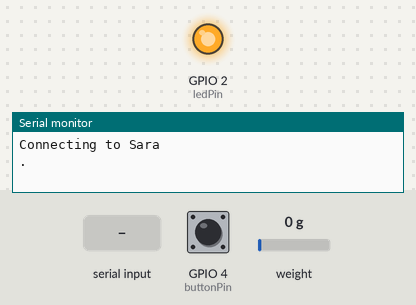
A sketch run on a simulated ESP32. On the bench: output pins drawn as LEDs (lit = HIGH), the last lines printed to the serial monitor. Inputs (shaded band) come from the test bench; at power-on: GPIO 4 (buttonPin) HIGH, weight on the scale 0 g. WiFi joins after 1.5 s; servers stay silent unless stated; EEPROM starts erased; no MQTT or app messages arrive unless stated.

Above: at 1.1 s.
At 6.0 s:
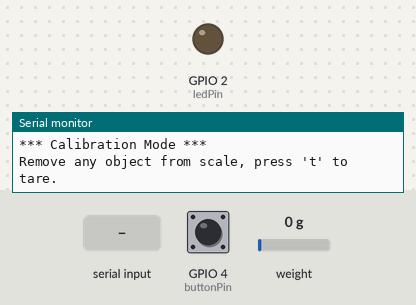
6.1 s: "rpi/broadcast" received over Serial
7.6 s: "90,45\n" received over Serial
Timing chart, 0 to 10.6 s (numbered marks = the images above; inputs shaded):
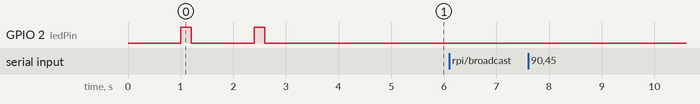

The sketch:

Weight_MQTT_ESP32.ino
```cpp
#include <WiFi.h>
#include <PubSubClient.h>
#include <HX711_ADC.h>
#include <EEPROM.h>

// WiFi & MQTT setup
const char* ssid = "Sara";
const char* password = "12345678";
const char* mqtt_server = "192.168.100.145";

WiFiClient espClient;
PubSubClient client(espClient);

// HX711_ADC pins
const int HX711_dout = 16; // DT
const int HX711_sck = 17;  // SCK
HX711_ADC LoadCell(HX711_dout, HX711_sck);

// EEPROM settings
const int calVal_eepromAdress = 0;
float calibrationValue;

// Button for tare and calibration
const int buttonPin = 4;
#define ledPin 2

bool requestWeight = false;
unsigned long lastPressTime = 0;

void blink_led(int times, int duration) {
  for (int i = 0; i < times; i++) {
    digitalWrite(ledPin, HIGH);
    delay(duration);
    digitalWrite(ledPin, LOW);
    delay(200);
  }
}

void setup_wifi() {
  Serial.print("Connecting to ");
  Serial.println(ssid);
  WiFi.begin(ssid, password);

  int attempts = 0;
  while (WiFi.status() != WL_CONNECTED) {
    delay(1000);
    Serial.print(".");
    blink_led(1, 200);
    if (++attempts > 10) {
      ESP.restart();
    }
  }

  Serial.println("\nWiFi connected");
  Serial.print("IP: ");
  Serial.println(WiFi.localIP());
}

void callback(char* topic, byte* message, unsigned int length) {
  String msg;
  for (int i = 0; i < length; i++) msg += (char)message[i];

  Serial.print("Received [");
  Serial.print(topic);
  Serial.print("]: ");
  Serial.println(msg);

  if (String(topic) == "rpi/broadcast" && msg == "weight") {
    requestWeight = true;
  }
}

void connect_mqtt() {
  while (!client.connected()) {
    Serial.print("Attempting MQTT connection...");
    if (client.connect("ESP32_weight_client")) {
      Serial.println("connected");
      client.subscribe("rpi/broadcast");
    } else {
      Serial.print("Failed, rc=");
      Serial.print(client.state());
      Serial.println(" try again in 3 sec");
      blink_led(2, 200);
      delay(3000);
    }
  }
}

void calibrate() {
  Serial.println("*** Calibration Mode ***");
  Serial.println("Remove any object from scale, press 't' to tare.");

  bool tared = false;
  while (!tared) {
    LoadCell.update();
    if (Serial.available()) {
      if (Serial.read() == 't') {
        LoadCell.tareNoDelay();
        while (!LoadCell.getTareStatus()) LoadCell.update();
        Serial.println("Tare complete.");
        tared = true;
      }
    }
  }

  Serial.println("Now place a known weight and enter its value in grams (e.g., 230.0):");

  float known_mass = 0;
  while (known_mass == 0) {
    LoadCell.update();
    if (Serial.available()) {
      known_mass = Serial.parseFloat();
      if (known_mass > 0) {
        LoadCell.refreshDataSet();
        float newCal = LoadCell.getNewCalibration(known_mass);
        Serial.print("New calibration value: ");
        Serial.println(newCal);

        EEPROM.begin(512);
        EEPROM.put(calVal_eepromAdress, newCal);
        EEPROM.commit();
        EEPROM.end();

        LoadCell.setCalFactor(newCal);
        calibrationValue = newCal;
        Serial.println("Calibration saved.");
      }
    }
  }
}

void setup() {
  Serial.begin(115200);
  pinMode(ledPin, OUTPUT);
  pinMode(buttonPin, INPUT_PULLUP);

  setup_wifi();
  client.setServer(mqtt_server, 1883);
  client.setCallback(callback);

  LoadCell.begin();
  LoadCell.start(2000);
  LoadCell.setCalFactor(1.0); // temporary

  EEPROM.begin(512);
  EEPROM.get(calVal_eepromAdress, calibrationValue);
  if (calibrationValue == 0 || isnan(calibrationValue)) {
    Serial.println("No calibration found. Starting calibration.");
    calibrate();
  } else {
    Serial.print("Using saved calibration: ");
    Serial.println(calibrationValue);
    LoadCell.setCalFactor(calibrationValue);
  }
  EEPROM.end();
}

void loop() {
  if (!client.connected()) connect_mqtt();
  client.loop();
  LoadCell.update();

  // Tare & calibration button
  if (digitalRead(buttonPin) == LOW && millis() - lastPressTime > 2000) {
    lastPressTime = millis();
    Serial.println("Button pressed: Starting calibration...");
    calibrate();
    blink_led(3, 150);
  }

if (requestWeight) {
  float weight = LoadCell.getData();
  Serial.print("Measured weight: ");
  Serial.println(weight);

  char payload[32];
  snprintf(payload, sizeof(payload), "%.2f", weight);  // Ensures the weight is a string with 2 decimal places

  if (client.publish("esp32/sensor1", payload)) {
    Serial.println("Weight sent to MQTT.");
  } else {
    Serial.println("MQTT publish failed.");
  }

  blink_led(2, 150);
  requestWeight = false;
}

}
```
